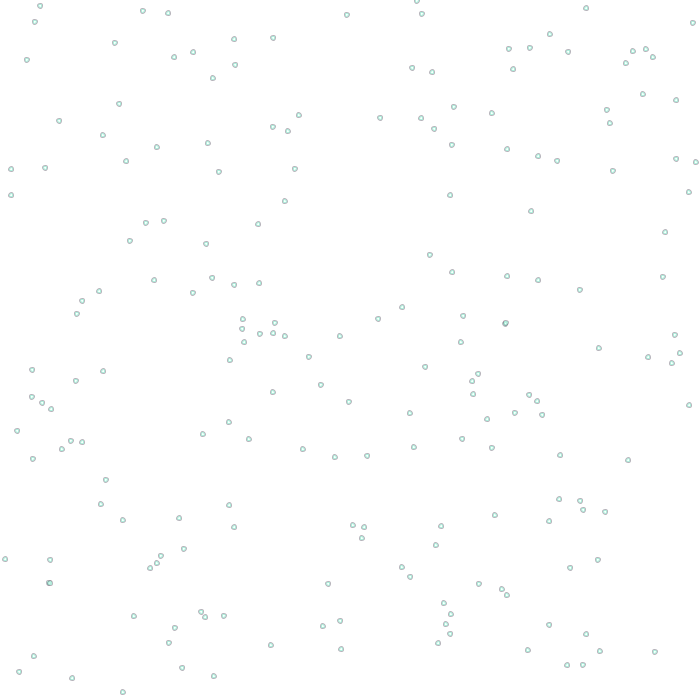
Frame 1 (no input)
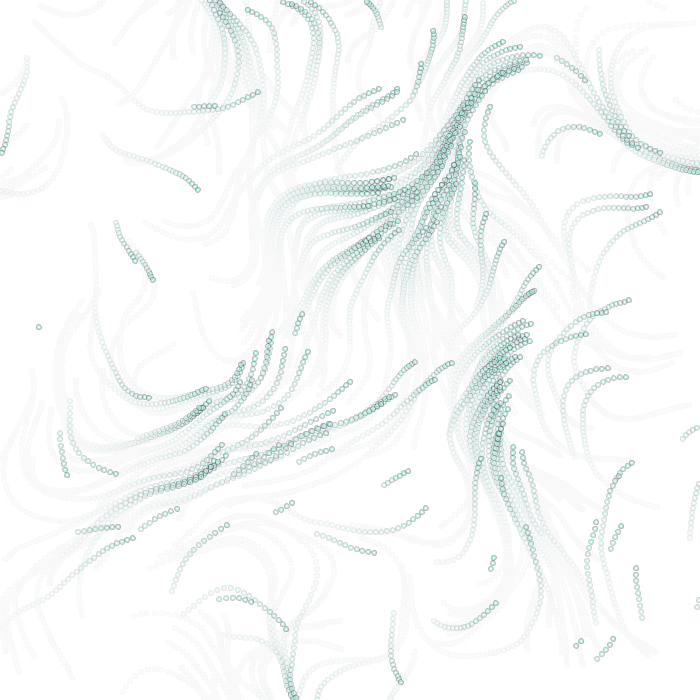
Frame 60 (the mouse pressed at the canvas centre just before this capture)
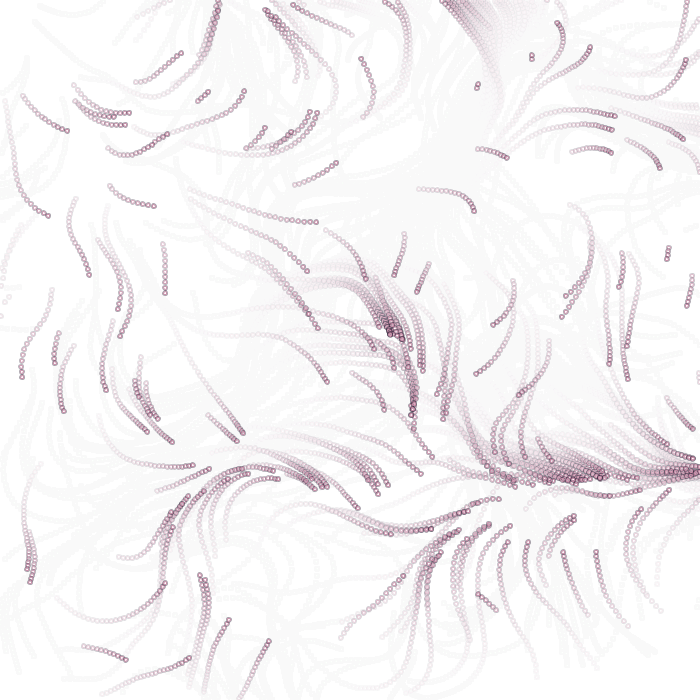
Frame 120 (the mouse held since frame 60 and released just before this capture)

The Processing sketch that drew these frames (run headless with seeded random() and noise(); from frame 60 on, the mouse is pressed at the canvas centre):

// Processing sketch: processing_2840
// ── processing_2840.pde

int num = 200;
PVector[] pos = new PVector[num];
PVector[] vel = new PVector[num];
PVector[] acc = new PVector[num];
void setup(){
  size(700, 700);
  background(255);
  fill(255, 20);
  smooth();
  stroke(100, 255);
  for(int i = 0; i < num; i++) {
      pos[i] = new PVector(random(0, 700), random(0, 700));
      vel[i] = new PVector(0, 0);
      acc[i] = new PVector(0, 0);
  }
}
float R1 = random(0, 255);
float R2 = random(0, 255);
float G1 = random(0, 255);
float G2 = random(0, 255);
float B1 = random(0, 255);
float B2 = random(0, 255);
float noisy = .007;
void draw() {
  rect(-1, -1, 701, 701);
  for(int i = 0; i < num; i++) {
    stroke(R1, G1, B1);
      ellipse(pos[i].x, pos[i].y, 3, 3);
          stroke(R2, G2, B2, 100);
      ellipse(pos[i].x, pos[i].y, 5, 5);
      stroke(100, 255);
      vel[i].x = 10*noise(200+pos[i].x*.007, 200+pos[i].y*.007, noisy*2)*cos(4*PI*noise(pos[i].x*.003, pos[i].y*.003, noisy));
      vel[i].y = 10*noise(200+pos[i].x*.007, 200+pos[i].y*.007, noisy*2)*sin(4*PI*noise(pos[i].x*.003, pos[i].y*.003, noisy));
      for(int j = 0; j < num; j++) {
        if(j != i){
          acc[i].x += (pos[i].x-pos[j].x)/dist(pos[i].x, pos[i].y, pos[j].x, pos[j].y)/sq(5+dist(pos[i].x, pos[i].y, pos[j].x, pos[j].y));
          acc[i].y += (pos[i].y-pos[j].y)/dist(pos[i].x, pos[i].y, pos[j].x, pos[j].y)/sq(5+dist(pos[i].x, pos[i].y, pos[j].x, pos[j].y));
        }
       // vel[i].add(acc[i]);
      }
    pos[i].add(vel[i]);
    if(pos[i].x < 0 || pos[i].y < 0 || pos[i].x > 700 || pos[i].y > 700){
      pos[i].x = random(0, 700);
      pos[i].y = random(0, 700);
      vel[i].x = 0;
      vel[i].y = 0;
    }
    acc[i].x = 0;
    acc[i].y = 0;
  }
  noisy += .007;
}
void mousePressed(){
  R1 = random(0, 255);
  R2 = random(0, 255);
  G1 = random(0, 255);
  G2 = random(0, 255);
  B1 = random(0, 255);
  B2 = random(0, 255);
}
